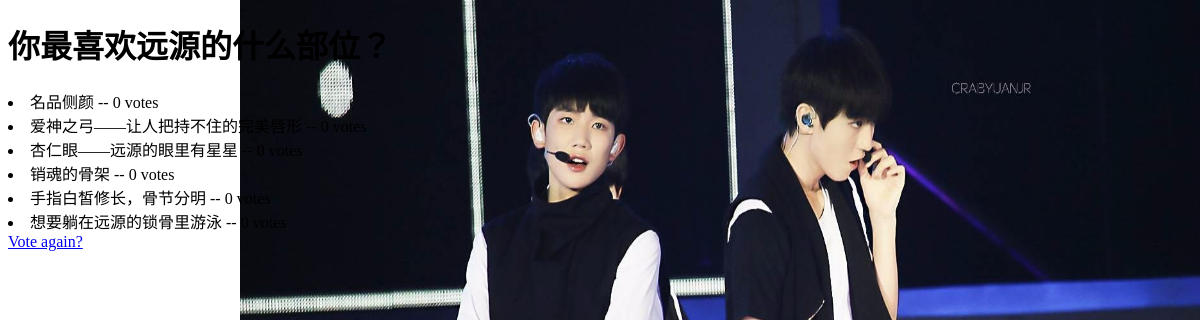
The app's page /polls/2/results/ with its own data.
### polls/models.py (models this page shows, shortened)
class Question(models.Model):
    question_text = models.CharField(max_length=200)
    pub_date = models.DateTimeField('date published')
    def was_published_recently(self):
        return self.pub_date >= timezone.now() - datetime.timedelta(days=1)
    was_published_recently.admin_order_field = 'pub_date'
    was_published_recently.boolean = True
    was_published_recently.short_description = 'Published recently?'

class Choice(models.Model):
    question = models.ForeignKey(Question,on_delete=models.CASCADE)
    choice_text = models.CharField(max_length=200)
    votes = models.IntegerField(default=0)

### polls/views.py (the view)
# urls.py: url(r'^(?P<pk>[0-9]+)/results/$',views.ResultsView.as_view(),name='results'),
class ResultsView(generic.DetailView):
    model = Question
    template_name = 'polls/results.html'

### polls/templates/polls/results.html (shortened to what this page needs)
<!DOCTYPE html>
<html lang="en">
<head>
</head>
<body>
</body>
</html>
{% load staticfiles %}
<link rel="stylesheet" type="text/css" href="{% static 'polls/resultsstyle.css' %}" />
<h1>{{ question.question_text }}</h1>
<ur>
{% for choice in question.choice_set.all %}
    <li>{{ choice.choice_text }} -- {{ choice.votes }} vote{{ choice.votes|pluralize}}</li>
{% endfor %}
</ur>
<a href="{% url 'polls:detail' question.id %}">Vote again?</a>

### polls/static/polls/resultsstyle.css (style rules this page uses)
body { background:url('images/background3.jpg'); background-position:right top; background-size:960px 670px; background-repeat:no-repeat; }

### records on screen
Question: question_text "你最喜欢远源的什么部位？"
Choice: choice_text "名品侧颜", votes "0"
Choice: choice_text "爱神之弓——让人把持不住的完美唇形", votes "0"
Choice: choice_text "杏仁眼——远源的眼里有星星"
Choice: choice_text "销魂的骨架", votes "0"
Choice: choice_text "手指白皙修长，骨节分明", votes "0"
Choice: choice_text "想要躺在远源的锁骨里游泳"
